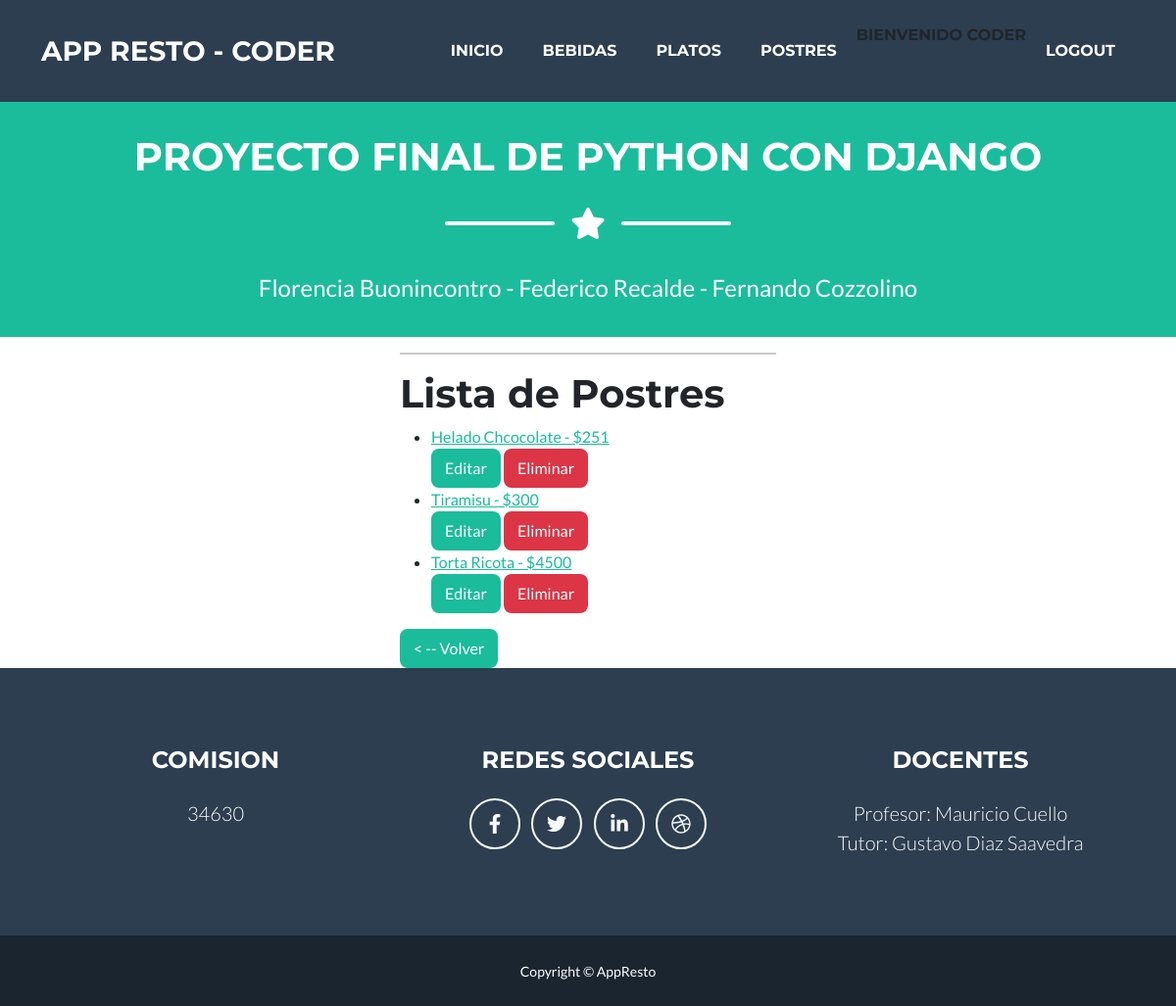
Page /postres_list (signed in) on the committed database.
### AppResto/models.py (models this page shows)
class Postre(models.Model):
    postre =  models.CharField(max_length=50)
    precio =  models.IntegerField()
    def __str__(self):
        return f'{self.postre} - ${self.precio}'

### AppResto/views.py (the view)
# urls.py: path('postres_list', PostreList.as_view(), name='Postre_list'),
class PostreList(LoginRequiredMixin, ListView):
    model = Postre
    template_name = 'postres_list.html'
    context_object_name = "postres"

### AppResto/templates/postres_list.html
{% extends 'padre.html' %}
{% load static %}
{% block contenidoDinamico %}
<h1> Lista de Postres </h1>
<ul>
    {% for postre in postres %}
        <li>
            <a href="{% url 'DetallePostre' postre.id %}">
                {{postre}}
            </a>
        </li>
        <div>
            <a href="{% url 'ActualizaPostre' postre.id %}" class="btn btn-primary" role="button">Editar</a>
            <a href="{% url 'EliminaPostre' postre.id  %}" class="btn btn-danger" role="button">Eliminar</a>
        </div>
    {% endfor %}
</ul>
<a href="{% url 'Postres' %}" class="btn btn-primary" role="button">< -- Volver</a>
{% endblock contenidoDinamico %}

### AppResto/templates/padre.html (shortened to what this page needs)
<!DOCTYPE html>
<html lang="en">
    <head>
        {% load static %}
        <link href="{% static 'css/styles.css' %}" rel="stylesheet">
        <link href="{% static 'css/mis_estilos.css' %}" rel="stylesheet">
    </head>
    <body id="page-top">
        <nav class="navbar navbar-expand-lg bg-secondary text-uppercase fixed-top" id="mainNav">
            <div class="container">
                <a class="navbar-brand" href="#page-top">APP Resto - Coder</a>
                <div class="collapse navbar-collapse" id="navbarResponsive">
                    <ul class="navbar-nav ms-auto">
                        <li class="nav-item mx-0 mx-lg-1"><a class="nav-link py-3 px-0 px-lg-3 rounded" href="{% url 'Inicio' %}">Inicio</a></li>
                        <li class="nav-item mx-0 mx-lg-1"><a class="nav-link py-3 px-0 px-lg-3 rounded" href="{% url 'Bebidas' %}">Bebidas</a></li>
                        <li class="nav-item mx-0 mx-lg-1"><a class="nav-link py-3 px-0 px-lg-3 rounded" href="{% url 'Platos' %}">Platos</a></li>
                        <li class="nav-item mx-0 mx-lg-1"><a class="nav-link py-3 px-0 px-lg-3 rounded" href="{% url 'Postres' %}">Postres</a></li>
                        {% if user.is_authenticated %}
                            <p>Bienvenido {{user.username}}</p>
                            <li class="nav-item mx-0 mx-lg-1"><a class="nav-link py-3 px-0 px-lg-3 rounded" href="{% url 'Logout' %}">Logout</a></li>
                        {% else %}
                            <li class="nav-item mx-0 mx-lg-1"><a class="nav-link py-3 px-0 px-lg-3 rounded" href="{% url 'Login' %}">Login</a></li>
                            {% endif %}
                    </ul>
                </div>
            </div>
        </nav>
        <header class="masthead bg-primary text-white text-center">
            <div class="container d-flex align-items-center flex-column">
                <h1 class="brand text-uppercase mb-0">Proyecto Final de Python con Django</h1>
                <div class="divider-custom divider-light">
                    <div class="divider-custom-line"></div>
                    <div class="divider-custom-icon"><i class="fas fa-star"></i></div>
                    <div class="divider-custom-line"></div>
                </div>
                <p class="masthead-subheading font-weight-light mb-0">Florencia Buonincontro - Federico Recalde - Fernando Cozzolino</p>
            </div>
        </header>
        <section  class="row  justify-content-center">
            <div  class="col-sm-4 " >
                <hr>
                {% block contenidoDinamico %}
                {% endblock contenidoDinamico %}
            </div>
        </section>
        <footer class="footer text-center">
            <div class="container">
                <div class="row">
                    <div class="col-lg-4 mb-5 mb-lg-0">
                        <h4 class="text-uppercase mb-4">Comision</h4>
                        <p class="lead mb-0">
                            34630
                            <br />
                        </p>
                    </div>
                    <div class="col-lg-4 mb-5 mb-lg-0">
                        <h4 class="text-uppercase mb-4">Redes Sociales</h4>
                        <a class="btn btn-outline-light btn-social mx-1" href="#!"><i class="fab fa-fw fa-facebook-f"></i></a>
                        <a class="btn btn-outline-light btn-social mx-1" href="#!"><i class="fab fa-fw fa-twitter"></i></a>
                        <a class="btn btn-outline-light btn-social mx-1" href="#!"><i class="fab fa-fw fa-linkedin-in"></i></a>
                        <a class="btn btn-outline-light btn-social mx-1" href="#!"><i class="fab fa-fw fa-dribbble"></i></a>
                    </div>
                    <div class="col-lg-4">
                        <h4 class="text-uppercase mb-4">Docentes</h4>
                        <p class="lead mb-0">
                            Profesor: Mauricio Cuello
                            <br>
                             Tutor: Gustavo Diaz Saavedra
                        </p>
                    </div>
                </div>
            </div>
        </footer>
        <div class="copyright py-4 text-center text-white">
            <div class="container"><small>Copyright &copy; AppResto</small></div>
        </div>
    </body>
</html>

### rows in the picture
Postre: postre+precio "Helado Chcocolate - $251"
Postre: postre+precio "Tiramisu - $300"
Postre: postre+precio "Torta Ricota - $4500"

### other values in the picture
{{ user.username }} "CODER"
